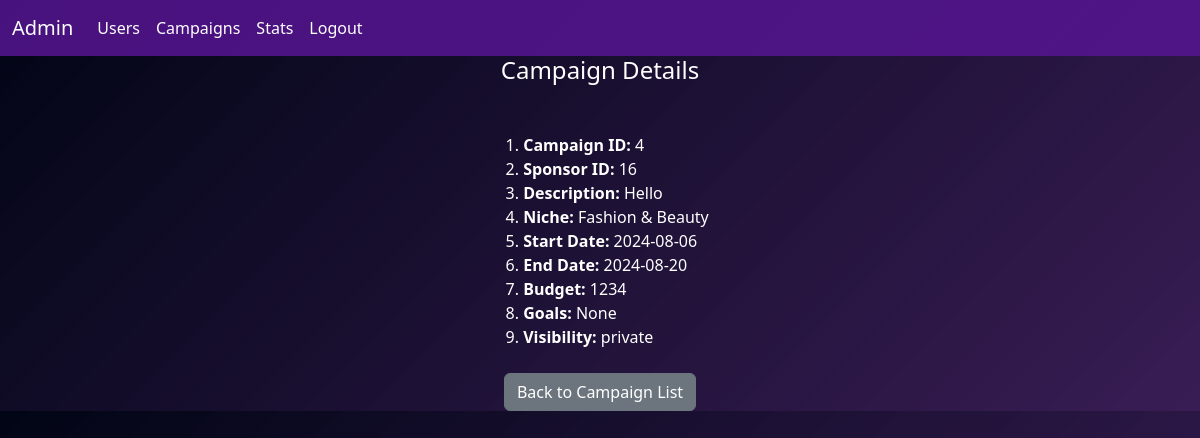
The page /admin/campaigns/4 (signed in) on the database as committed earlier.
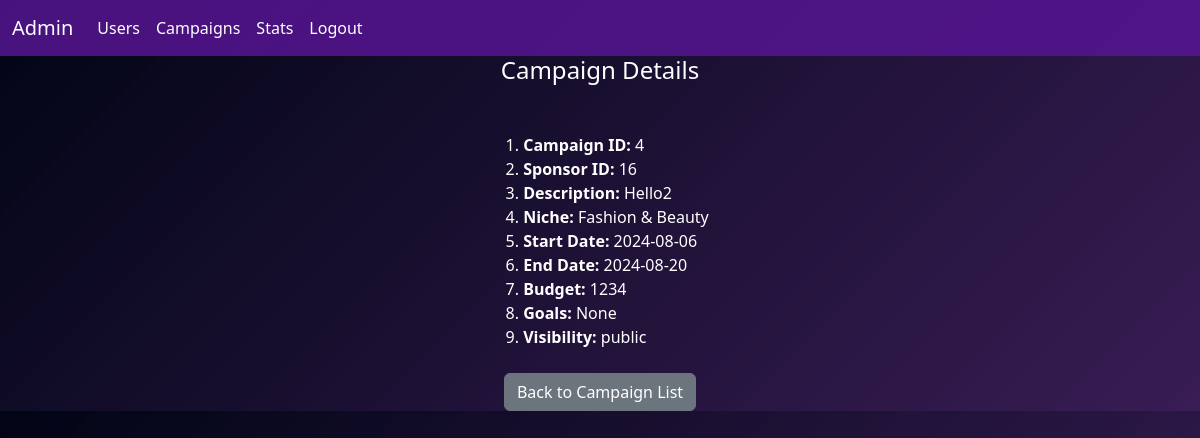
The same page on the database as committed later.
### models.py (models this page shows)
class Campaign(db.Model):
    id = db.Column(db.Integer, primary_key=True)
    sponsor_id = db.Column(db.Integer, db.ForeignKey('sponsor.id'), nullable=False)
    name = db.Column(db.String(100), nullable=False)
    description = db.Column(db.Text)
    niche = db.Column(db.Text)
    start_date = db.Column(db.Date)
    end_date = db.Column(db.Date)
    budget = db.Column(db.Integer)
    is_flag = db.Column(db.Boolean, default=False)
    visibility = db.Column(db.String(10), default='public')
    goals = db.Column(db.Text)
    ad_requests = db.relationship('AdRequest', backref='campaign', lazy=True)

### routes.py (the view)
@app.route("/admin/campaigns/<int:campaign_id>")  # Changed to GET only
@login_required
def admin_campaign_details(campaign_id):
    campaign = Campaign.query.get_or_404(campaign_id)
    return render_template('admin_campaign_details.html', campaign=campaign)

### routes.py (called while the page is built)
def login_required(f):
    @wraps(f)
    def wrap(*args, **kwargs):
        if 'user_id' not in session:
            flash("You need to login first")
            return redirect(url_for('login'))
        else:
            user_id  = session['user_id']
            user = User.query.filter_by(id=user_id).first()
            if user.is_flag:
                flash("You are flagged")
                return redirect(url_for('login'))
        return f(*args, **kwargs)
    return wrap

### templates/admin_campaign_details.html (shortened to what this page needs)
{% extends 'admin_dash.html' %}
{% block content %}
<h4 class="mb-5">Campaign Details</h4>
<div class="center-container">
 <ol class="center-list">
   <li><strong>Campaign ID: </strong> {{ campaign.id }}</li>
   <li><strong>Sponsor ID: </strong> {{ campaign.sponsor_id }}</li>
   <li><strong>Description: </strong> {{ campaign.description }}</li>
   <li><strong>Niche: </strong> {{ campaign.niche }}</li>
   <li><strong>Start Date: </strong> {{ campaign.start_date }}</li>
   <li><strong>End Date: </strong> {{ campaign.end_date }}</li>
   <li><strong>Budget: </strong> {{ campaign.budget }}</li>
   <li><strong>Goals: </strong> {{ campaign.goals }}</li>
   <li><strong>Visibility: </strong> {{ campaign.visibility }}</li>
 </ol>
</div>
<div class="text-center">
 <a href="{{ url_for('admin_campaigns') }}" class="btn btn-secondary mt-2">Back to Campaign List</a>
</div>
{% endblock content %}

Rows that differ between the two databases and show on the page:
changed Campaign "Fashion & Beauty": description "Hello" → "Hello2"; visibility "private" → "public"
